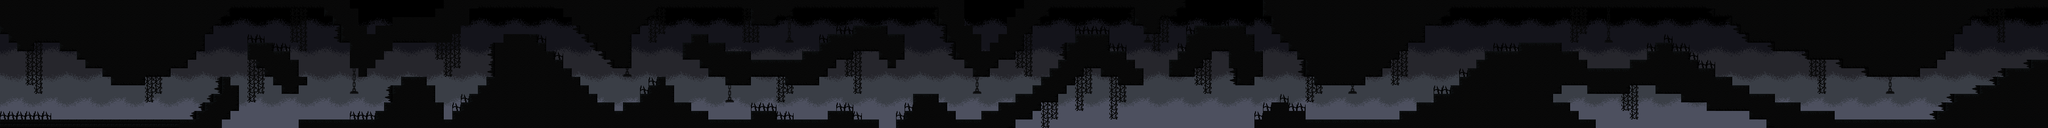

A 2D game scene composited from a Tiled map and its tileset images. What follows is a short description and the map's XML, with each tile layer's data collapsed to a summary:
An orthogonal 240x15 tile map with 16x16 px tiles, 3 tile layers (Kachelebene 2, colliedes, deaths), 5 tilesets and 313 objects.

<map version="1.2" tiledversion="1.3.1" orientation="orthogonal" renderorder="right-down" compressionlevel="0" width="240" height="15" tilewidth="16" tileheight="16" infinite="0" nextlayerid="22" nextobjectid="577">
 <editorsettings>
  <export target="." format="tmx" />
 </editorsettings>
 <tileset firstgid="1" source="tileset_15.tsx" />
 <tileset firstgid="41" name="bg_void_02" tilewidth="64" tileheight="240" tilecount="1" columns="1">
  <image source="bg_void_02.png" width="64" height="240" />
 </tileset>
 <tileset firstgid="42" name="spikess" tilewidth="16" tileheight="16" tilecount="2" columns="1">
  <image source="spikes.png" width="16" height="32" />
 </tileset>
 <tileset firstgid="44" name="dekopack1" tilewidth="16" tileheight="16" tilecount="10" columns="5">
  <image source="dekopack1.png" width="80" height="32" />
 </tileset>
 <tileset firstgid="54" name="bg_tree_01" tilewidth="64" tileheight="240" tilecount="1" columns="1">
  <image source="bg_tree_01.png" width="64" height="240" />
 </tileset>
 <layer id="19" name="Kachelebene 2" width="240" height="15">
  <data>[3600 cells, 61 non-empty, 1 distinct tile ids]</data>
 </layer>
 <objectgroup id="3" name="hitboxes">
  <object id="1" x="0" y="224" width="128" height="16" />
  <object id="67" x="3600" y="224" width="48" height="16" />
  <object id="68" x="3632" y="208" width="48" height="16" />
  <object id="69" x="3648" y="192" width="48" height="16" />
  <object id="70" x="3664" y="176" width="64" height="16" />
  <object id="71" x="3712" y="160" width="48" height="16" />
  <object id="72" x="3744" y="144" width="48" height="16" />
  <object id="73" x="3760" y="128" width="64" height="16" />
  <object id="74" x="3808" y="112" width="32" height="16" />
  <object id="152" x="3776" y="0" width="64" height="16" />
  <object id="157" x="3584" y="224" width="16" height="16" />
  <object id="205" x="128" y="224" width="240" height="16" />
  <object id="206" x="368" y="208" width="16" height="16" />
  <object id="207" x="384" y="192" width="16" height="16" />
  <object id="208" x="400" y="176" width="16" height="16" />
  <object id="209" x="416" y="144" width="16" height="32" />
  <object id="217" x="608" y="224" width="96" height="16" />
  <object id="218" x="704" y="208" width="16" height="16" />
  <object id="219" x="720" y="192" width="16" height="16" />
  <object id="220" x="736" y="160" width="16" height="32" />
  <object id="221" x="752" y="144" width="48" height="16" />
  <object id="222" x="800" y="160" width="16" height="32" />
  <object id="223" x="816" y="192" width="16" height="32" />
  <object id="224" x="832" y="224" width="16" height="16" />
  <object id="225" x="848" y="208" width="16" height="16" />
  <object id="226" x="864" y="192" width="16" height="16" />
  <object id="227" x="880" y="176" width="16" height="16" />
  <object id="228" x="896" y="160" width="16" height="16" />
  <object id="229" x="912" y="144" width="16" height="16" />
  <object id="232" x="992" y="64" width="16" height="16" />
  <object id="233" x="1008" y="80" width="16" height="16" />
  <object id="234" x="1024" y="96" width="16" height="16" />
  <object id="235" x="1040" y="112" width="16" height="16" />
  <object id="236" x="1056" y="128" width="16" height="16" />
  <object id="237" x="1072" y="144" width="16" height="16" />
  <object id="240" x="1088" y="160" width="16" height="16" />
  <object id="241" x="1104" y="176" width="16" height="16" />
  <object id="242" x="1120" y="192" width="27.6667" height="11.6667" />
  <object id="243" x="1152" y="208" width="16" height="16" />
  <object id="244" x="1168" y="192" width="32" height="16" />
  <object id="245" x="1200" y="176" width="16" height="16" />
  <object id="246" x="1216" y="160" width="16" height="16" />
  <object id="247" x="1232" y="144" width="16" height="16" />
  <object id="260" x="1440" y="112" width="64" height="16" />
  <object id="264" x="1600" y="48" width="64" height="16" />
  <object id="265" x="1664" y="64" width="32" height="16" />
  <object id="266" x="1680" y="80" width="16" height="16" />
  <object id="272" x="1744" y="176" width="16" height="16" />
  <object id="273" x="1760" y="192" width="16" height="16" />
  <object id="274" x="1776" y="208" width="16" height="16" />
  <object id="275" x="1792" y="224" width="48" height="16" />
  <object id="276" x="1840" y="208" width="32" height="16" />
  <object id="277" x="1872" y="192" width="32" height="16" />
  <object id="278" x="1904" y="176" width="32" height="16" />
  <object id="279" x="1936" y="160" width="16" height="16" />
  <object id="280" x="1952" y="144" width="16" height="16" />
  <object id="281" x="1968" y="128" width="16" height="16" />
  <object id="282" x="1984" y="112" width="16" height="16" />
  <object id="283" x="2000" y="80" width="16" height="32" />
  <object id="284" x="2016" y="64" width="64" height="16" />
  <object id="285" x="2064" y="80" width="16" height="16" />
  <object id="286" x="2080" y="96" width="32" height="16" />
  <object id="289" x="2112" y="112" width="16" height="16" />
  <object id="292" x="2208" y="96" width="16" height="16" />
  <object id="293" x="2224" y="64" width="16" height="32" />
  <object id="294" x="2240" y="48" width="96" height="16" />
  <object id="295" x="2336" y="64" width="16" height="32" />
  <object id="296" x="2352" y="96" width="16" height="32" />
  <object id="299" x="2400" y="192" width="16" height="16" />
  <object id="300" x="2416" y="208" width="32" height="16" />
  <object id="301" x="2448" y="224" width="176" height="16" />
  <object id="302" x="2624" y="208" width="32" height="16" />
  <object id="303" x="2656" y="192" width="32" height="16" />
  <object id="304" x="2688" y="176" width="32" height="16" />
  <object id="305" x="2720" y="160" width="16" height="16" />
  <object id="306" x="2736" y="144" width="16" height="16" />
  <object id="307" x="2752" y="128" width="16" height="16" />
  <object id="308" x="2768" y="112" width="16" height="16" />
  <object id="309" x="2784" y="96" width="32" height="16" />
  <object id="315" x="3136" y="96" width="32" height="16" />
  <object id="316" x="3168" y="112" width="16" height="16" />
  <object id="317" x="3184" y="128" width="32" height="16" />
  <object id="318" x="3216" y="144" width="32" height="16" />
  <object id="319" x="3248" y="160" width="32" height="16" />
  <object id="320" x="3280" y="176" width="48" height="16" />
  <object id="321" x="3328" y="192" width="48" height="16" />
  <object id="322" x="3376" y="208" width="64" height="16" />
  <object id="323" x="3440" y="224" width="192" height="16" />
  <object id="324" x="3632" y="208" width="32" height="16" />
  <object id="325" x="3648" y="192" width="16" height="16" />
  <object id="326" x="3664" y="176" width="48" height="16" />
  <object id="327" x="3712" y="160" width="32" height="16" />
  <object id="328" x="3744" y="144" width="16" height="16" />
  <object id="329" x="3760" y="128" width="48" height="16" />
  <object id="330" x="3808" y="112" width="32" height="16" />
  <object id="331" x="0" y="48" width="16" height="16" />
  <object id="332" x="16" y="64" width="16" height="16" />
  <object id="334" x="64" y="64" width="48" height="16" />
  <object id="335" x="112" y="80" width="32" height="16" />
  </objectgroup>
 <layer id="2" name="colliedes" width="240" height="15">
  <data>[3600 cells, 1969 non-empty, 16 distinct tile ids]</data>
 </layer>
 <objectgroup id="13" name="dynamics">
  <!-- 9 objects omitted --></objectgroup>
 <layer id="11" name="deaths" width="240" height="15">
  <data>[3600 cells, 0 non-empty, 0 distinct tile ids]</data>
 </layer>
 <objectgroup id="16" name="deathcollids">
  <!-- 34 objects omitted --></objectgroup>
 <objectgroup id="21" name="MovingBlocks">
  <!-- 1 objects omitted --></objectgroup>
 <objectgroup id="20" name="DecoLayer" />
</map>
<!-- 214 of 313 objects omitted -->
